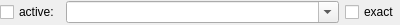
<?xml version="1.0" encoding="UTF-8"?>
<ui version="4.0">
 <class>SearchTextWidget</class>
 <widget class="QWidget" name="SearchTextWidget">
  <property name="geometry">
   <rect>
    <x>0</x>
    <y>0</y>
    <width>400</width>
    <height>25</height>
   </rect>
  </property>
  <property name="windowTitle">
   <string>Form</string>
  </property>
  <layout class="QHBoxLayout" name="horizontalLayout">
   <property name="leftMargin">
    <number>0</number>
   </property>
   <property name="topMargin">
    <number>0</number>
   </property>
   <property name="rightMargin">
    <number>0</number>
   </property>
   <property name="bottomMargin">
    <number>0</number>
   </property>
   <item>
    <widget class="QCheckBox" name="checkBox_active">
     <property name="text">
      <string>active:</string>
     </property>
    </widget>
   </item>
   <item>
    <widget class="QComboBox" name="comboBox_text">
     <property name="sizePolicy">
      <sizepolicy hsizetype="MinimumExpanding" vsizetype="Fixed">
       <horstretch>0</horstretch>
       <verstretch>0</verstretch>
      </sizepolicy>
     </property>
     <property name="editable">
      <bool>true</bool>
     </property>
    </widget>
   </item>
   <item>
    <widget class="QCheckBox" name="checkBox_exact_match">
     <property name="text">
      <string>exact</string>
     </property>
    </widget>
   </item>
  </layout>
 </widget>
 <resources/>
 <connections/>
</ui>
